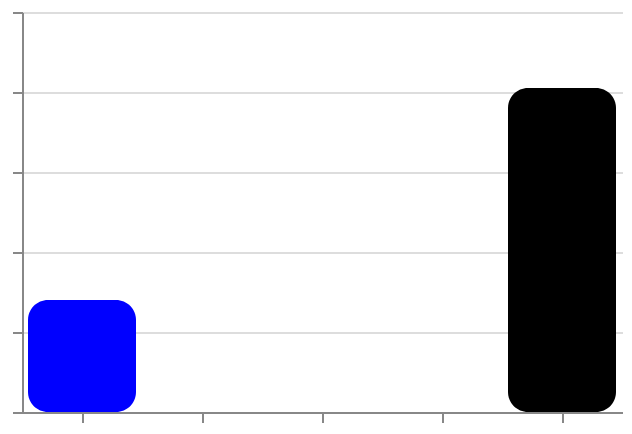

Here is the Vega-Lite specification saved for this chart:
### Vega specification from a JSON file in a GitHub repository (floating-point values rounded to 4 significant figures)
{"$schema": "https://vega.github.io/schema/vega/v5.json", "description": "A simple bar chart with embedded data.", "background": "white", "padding": 5, "height": 200, "style": "cell", "encode": {"update": {"stroke": {"value": "transparent"}}}, "data": [{"name": "source_0", "values": [{"a": "A", "b": 28, "fill": "blue"}, {"a": "B", "b": 55, "fill": {"x1": 0.2, "y1": 0.9, "x2": 0.7, "y2": 0.1, "gradient": "linear", "stops": [{"offset": 0, "color": "yellow"}, {"offset": 1, "color": "darkgreen"}]}}, {"a": "C", "b": 43, "fill": {"x1": 0.2, "y1": 0.9, "x2": 0.7, "y2": 0.1, "gradient": "linear", "stops": [{"offset": 0, "color": "pink"}, {"offset": 0.4, "color": "purple"}, {"offset": 1, "color": "crimson"}]}}, {"a": "D", "b": 91, "fill": {"x1": 0.2, "y1": 0.9, "x2": 0.7, "y2": 0.1, "gradient": "linear", "stops": [{"offset": 0, "color": "rgb(128, 128, 128)"}, {"offset": 0.4, "color": "rgba(128, 128, 128, 0.3)"}, {"offset": 1, "color": "deeppink"}]}}, {"a": "E", "b": 81, "fill": "black"}]}, {"name": "data_0", "source": "source_0", "transform": [{"type": "stack", "groupby": ["a"], "field": "b", "sort": {"field": [], "order": []}, "as": ["b_start", "b_end"], "offset": "zero"}, {"type": "filter", "expr": "isValid(datum[\"b\"]) && isFinite(+datum[\"b\"])"}]}], "signals": [{"name": "x_step", "value": 60}, {"name": "width", "update": "bandspace(domain('x').length, 0.1, 0.05) * x_step"}], "marks": [{"name": "marks", "type": "rect", "style": ["bar"], "from": {"data": "data_0"}, "encode": {"update": {"fill": {"field": "fill"}, "cornerRadius": {"value": 10}, "ariaRoleDescription": {"value": "bar"}, "description": {"signal": "\"a: \" + (isValid(datum[\"a\"]) ? datum[\"a\"] : \"\"+datum[\"a\"]) + \"; b: \" + (format(datum[\"b\"], \"\"))"}, "x": {"scale": "x", "field": "a"}, "width": {"signal": "max(0.25, bandwidth('x'))"}, "y": {"scale": "y", "field": "b_end"}, "y2": {"scale": "y", "field": "b_start"}}}}], "scales": [{"name": "x", "type": "band", "domain": {"data": "data_0", "field": "a", "sort": true}, "range": {"step": {"signal": "x_step"}}, "paddingInner": 0.1, "paddingOuter": 0.05}, {"name": "y", "type": "linear", "domain": {"data": "data_0", "fields": ["b_start", "b_end"]}, "range": [{"signal": "height"}, 0], "nice": true, "zero": true}], "axes": [{"scale": "y", "orient": "left", "gridScale": "x", "grid": true, "tickCount": {"signal": "ceil(height/40)"}, "domain": false, "labels": false, "aria": false, "maxExtent": 0, "minExtent": 0, "ticks": false, "zindex": 0}, {"scale": "x", "orient": "bottom", "grid": false, "labels": false, "labelAngle": 0, "labelBaseline": "top", "zindex": 0}, {"scale": "y", "orient": "left", "grid": false, "labels": false, "labelOverlap": true, "tickCount": {"signal": "ceil(height/40)"}, "zindex": 0}]}
